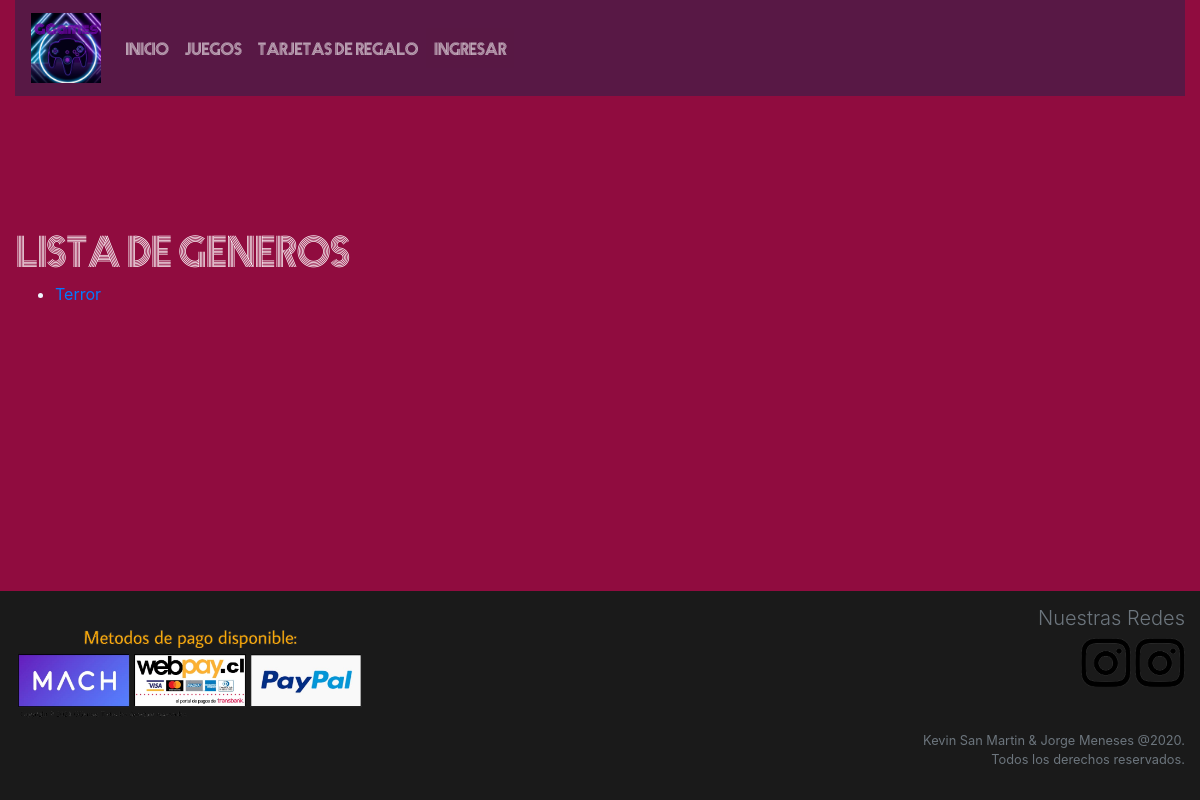
/Aplicacion/genero/, run on an earlier commit of the app's database.
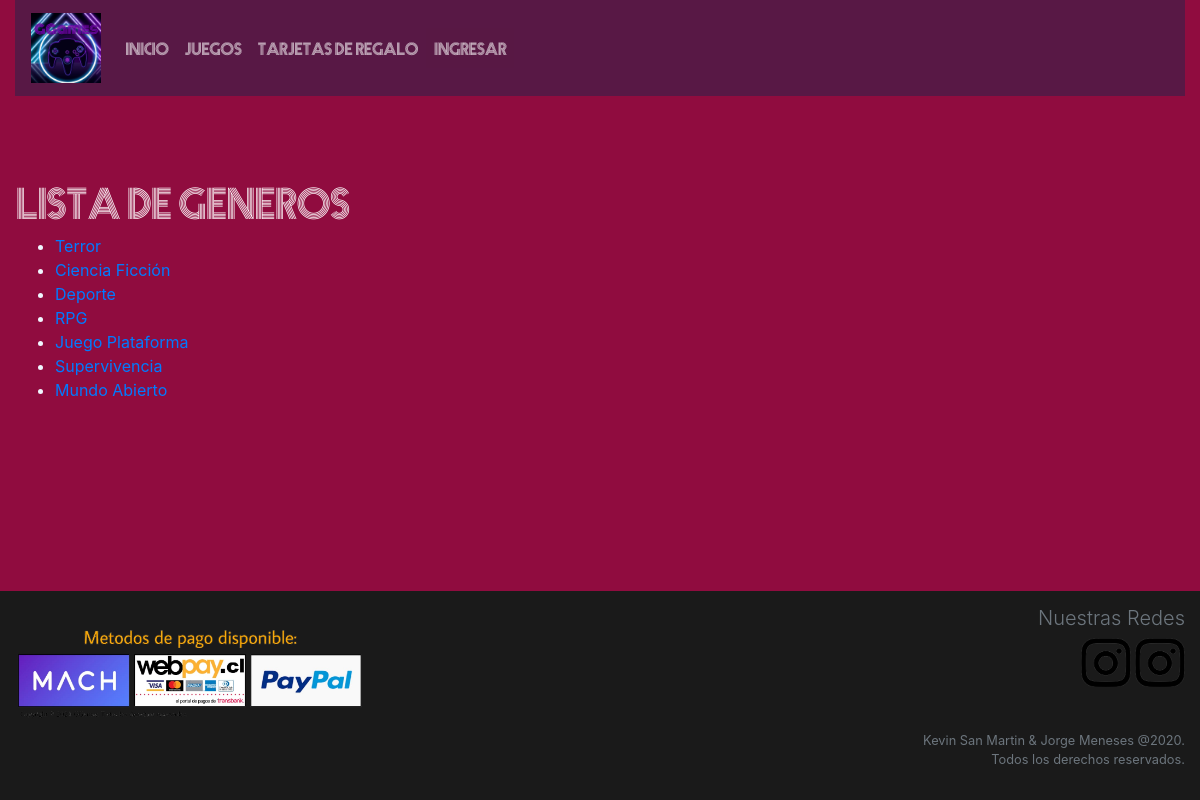
And on a later commit of the database.
### Aplicacion/models.py (models this page shows, shortened)
class Genero(models.Model):
	nombre_genero = models.CharField(max_length=200)
	def get_absolute_url(self):
		return reverse('genero-detail', args=[str(self.id)])

### Aplicacion/views.py (the view)
# urls.py: path('genero/',views.GeneroListView.as_view(),name='genero'),
class GeneroListView(generic.ListView):
    model=Genero
    paginate=10

### Aplicacion/templates/Aplicacion/genero_list.html
{% extends "base_generic.html" %}
{% block content %}
<section>
    <article class="col-xs-12 col-sm-12 col-lg-12 col-xl-12">
        <h1>Lista de Generos</h1>
    </article>
    <article class="col-xs-12 col-sm-12 col-lg-12 col-xl-12">
        {% if genero_list %}
        <ul>
            {% for genero in genero_list %}
            <div>
                <li style="color: aliceblue;">
                    <a href="{{ genero.get_absolute_url }}" >{{genero.nombre_genero}}</a>
                </li>
            </div>
            {% endfor %}
        </ul>
        {% else %}
            <p>No hay Generos disponible</p>
        {% endif %}
    </article>
</section>
{% endblock %}

What changed in the data, as far as the page shows it:
added Genero: nombre_genero "Ciencia Ficción"
added Genero: nombre_genero "Deporte"
added Genero: nombre_genero "RPG"
added Genero: nombre_genero "Juego Plataforma"
added Genero: nombre_genero "Supervivencia"
added Genero: nombre_genero "Mundo Abierto"
